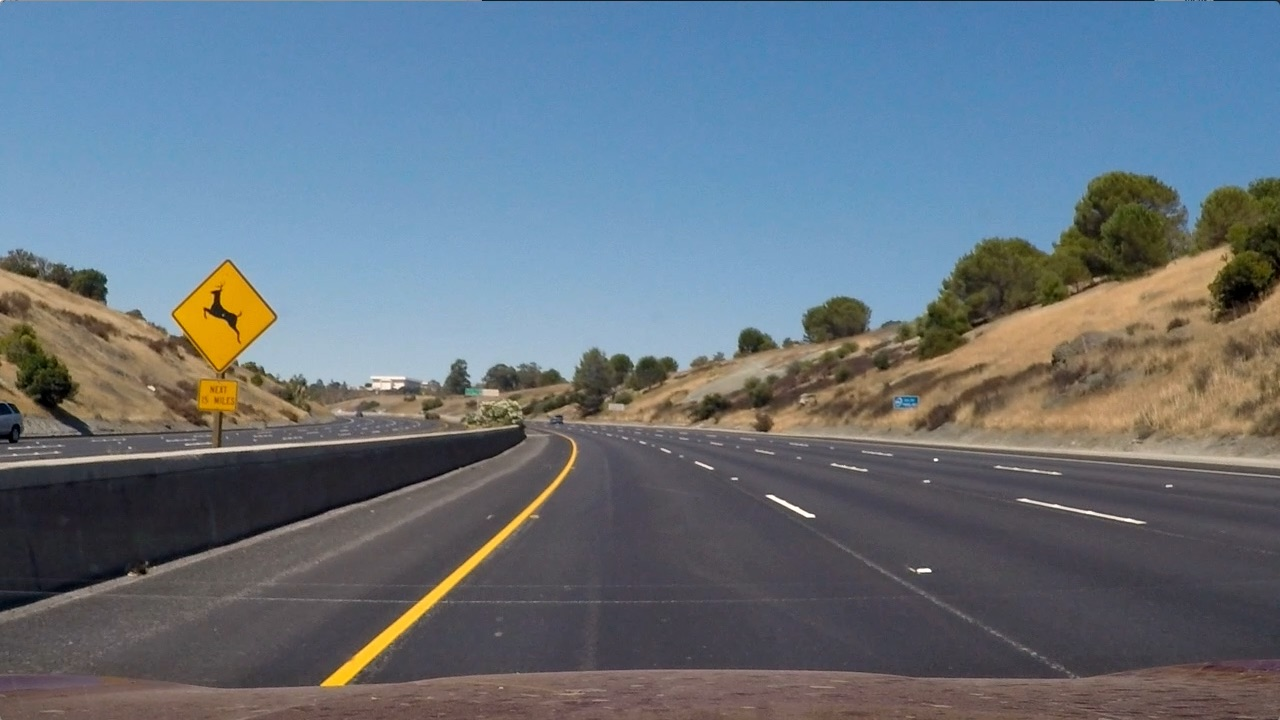
#> input picture test_images/test2.jpg, 1280 x 720 px, found by its file name
$ python Perspective_transform.py   (older library calls are emulated)
#> lines starting #> are read from the running program, lines starting #| are printed output that depends on the picture; after the words box and inside, x2 and y2 are one past the last pixel; in counts of white or black regions, pixels touching at a corner belong together
### Code/Threshold_combined.py
import numpy as np
import cv2
import matplotlib.pyplot as plt
import matplotlib.image as mpimg
import pickle

def abs_sobel_thresh(img, orient='x', thresh_min=20, thresh_max=100):
    """
    Takes an image, gradient orientation, and threshold min/max values
    """
    # Convert to grayscale
    gray = cv2.cvtColor(img, cv2.COLOR_RGB2GRAY)
    # Apply x or y gradient with the OpenCV Sobel() function
    # and take the absolute value
    if orient == 'x':
        abs_sobel = np.absolute(cv2.Sobel(gray, cv2.CV_64F, 1, 0))
    if orient == 'y':
        abs_sobel = np.absolute(cv2.Sobel(gray, cv2.CV_64F, 0, 1))
    # Rescale back to 8 bit integer
    scaled_sobel = np.uint8(255*abs_sobel/np.max(abs_sobel))
    # Create a copy and apply the threshold
    binary_output = np.zeros_like(scaled_sobel)
    # inclusive (>=, <=) thresholds
    binary_output[(scaled_sobel >= thresh_min) & (scaled_sobel <= thresh_max)] = 1

    # Return the result
    return binary_output

def mag_thresh(img, sobel_kernel=3, mag_thresh=(30, 100)):
    """
    Return the magnitude of the gradient
    for a given sobel kernel size and threshold values
    """
    # Convert to grayscale
    gray = cv2.cvtColor(img, cv2.COLOR_RGB2GRAY)
    # Take both Sobel x and y gradients
    sobelx = cv2.Sobel(gray, cv2.CV_64F, 1, 0, ksize=sobel_kernel)
    sobely = cv2.Sobel(gray, cv2.CV_64F, 0, 1, ksize=sobel_kernel)
    # Calculate the gradient magnitude
    gradmag = np.sqrt(sobelx**2 + sobely**2)
    # Rescale to 8 bit
    scale_factor = np.max(gradmag)/255
    gradmag = (gradmag/scale_factor).astype(np.uint8)
    # Create a binary image of ones where threshold is met, zeros otherwise
    binary_output = np.zeros_like(gradmag)
    binary_output[(gradmag >= mag_thresh[0]) & (gradmag <= mag_thresh[1])] = 1

    # Return the binary image
    return binary_output


def dir_threshold(img, sobel_kernel=3, thresh=(0, np.pi/2)):
    """
    Return the direction of the gradient
    for a given sobel kernel size and threshold values
    """
    # Convert to grayscale
    gray = cv2.cvtColor(img, cv2.COLOR_RGB2GRAY)
    # Calculate the x and y gradients
    sobelx = cv2.Sobel(gray, cv2.CV_64F, 1, 0, ksize=sobel_kernel)
    sobely = cv2.Sobel(gray, cv2.CV_64F, 0, 1, ksize=sobel_kernel)
    # Take the absolute value of the gradient direction,
    # apply a threshold, and create a binary image result
    absgraddir = np.arctan2(np.absolute(sobely), np.absolute(sobelx))
    binary_output =  np.zeros_like(absgraddir)
    binary_output[(absgraddir >= thresh[0]) & (absgraddir <= thresh[1])] = 1

    # Return the binary image
    return binary_output

def hls_thresh(img, thresh=(100, 255)):
    """
    Convert RGB to HLS and threshold to binary image using S channel
    """
    hls = cv2.cvtColor(img, cv2.COLOR_RGB2HLS)
    s_channel = hls[:,:,2]
    binary_output = np.zeros_like(s_channel)
    binary_output[(s_channel > thresh[0]) & (s_channel <= thresh[1])] = 1
    return binary_output

def combined_thresh(img):
    abs_bin = abs_sobel_thresh(img, orient='x', thresh_min=50, thresh_max=255)
    mag_bin = mag_thresh(img, sobel_kernel=3, mag_thresh=(50, 255))
    dir_bin = dir_threshold(img, sobel_kernel=15, thresh=(0.7, 1.3))
    hls_bin = hls_thresh(img, thresh=(170, 255))

    combined = np.zeros_like(dir_bin)
    combined[(abs_bin == 1 | ((mag_bin == 1) & (dir_bin == 1))) | hls_bin == 1] = 1

    return combined, abs_bin, mag_bin, dir_bin, hls_bin

# [29 lines that do not run on import are left out]

### Code/Perspective_transform.py
import numpy as np
import cv2
import matplotlib.pyplot as plt
import matplotlib.image as mpimg
import pickle
from Threshold_combined import combined_thresh

def perspective_transform(img):

    img_size = (img.shape[1], img.shape[0])

    src = np.float32(
        [[200, 720],
        [1100, 720],
        [595, 450],
        [685, 450]])
    dst = np.float32(
        [[300, 720],
        [980, 720],
        [300, 0],
        [980, 0]])

    m = cv2.getPerspectiveTransform(src, dst)
    m_inv = cv2.getPerspectiveTransform(dst, src)

    warped = cv2.warpPerspective(img, m, img_size, flags=cv2.INTER_LINEAR)
    unwarped = cv2.warpPerspective(warped, m_inv, (warped.shape[1], warped.shape[0]), flags=cv2.INTER_LINEAR)  # DEBUG

    return warped, unwarped, m, m_inv

if __name__ == '__main__':
    img_file = 'test_images/test2.jpg'

    with open('calibrate_camera.p', 'rb') as f:
#> (reads Code/calibrate_camera.p from the repository)
        save_dict = pickle.load(f)
    mtx = save_dict['mtx']
    dist = save_dict['dist']

    img = mpimg.imread(img_file)
#> img is the input picture: shape (720, 1280, 3); mean R, G, B 102.8, 114.6, 125.5
    img = cv2.undistort(img, mtx, dist, None, mtx)

    img, abs_bin, mag_bin, dir_bin, hls_bin = combined_thresh(img)
#> in combined_thresh, `abs_bin = abs_sobel_thresh(img, orient='x', thresh_min=50, thresh_max=..`:
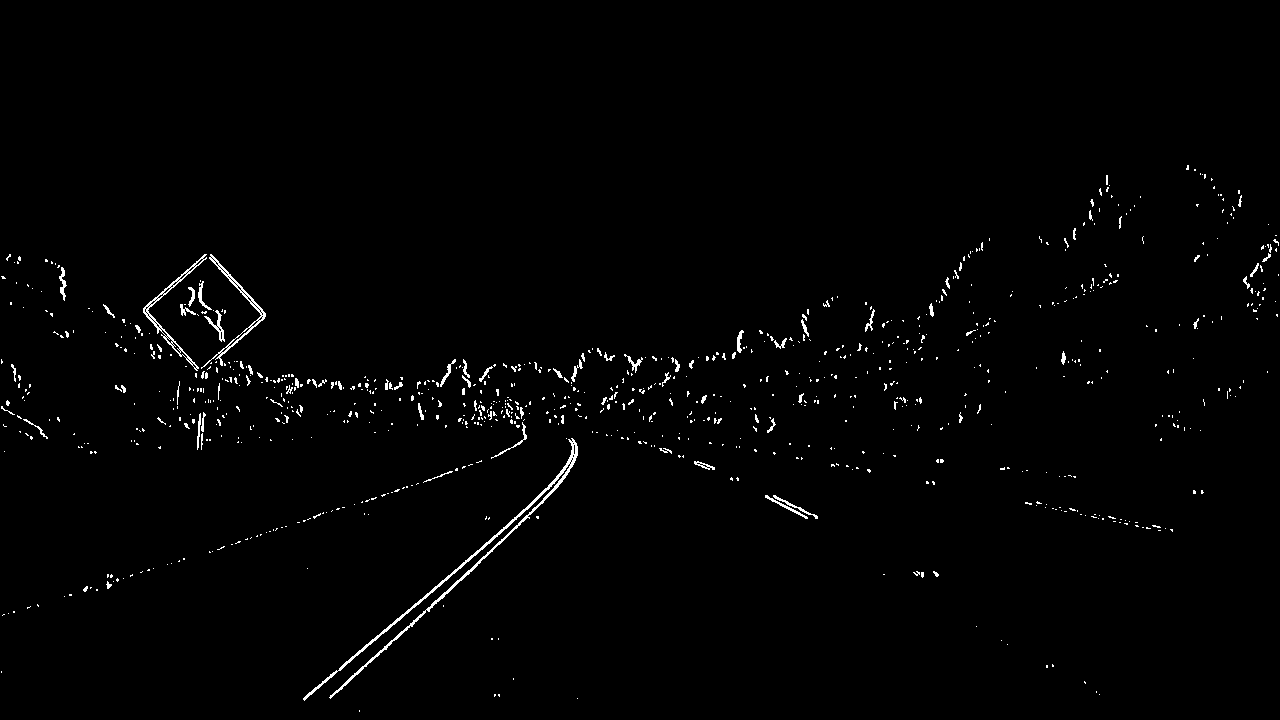
#> abs_bin: shape (720, 1280); values 0 (black) and 1 (white), 1.2% white in thin lines or dots, all inside (x1, y1, x2, y2) = (1, 165, 1279, 712)
#> in mag_thresh, `scale_factor = np.max(gradmag)/255`: scale_factor = 2.86
#> in combined_thresh, `mag_bin = mag_thresh(img, sobel_kernel=3, mag_thresh=(50, 255))`: mag_bin: shape (720, 1280); values 0 (black) and 1 (white), 3% white in thin lines or dots, all inside (x1, y1, x2, y2) = (0, 160, 1280, 719)
#> in combined_thresh, `dir_bin = dir_threshold(img, sobel_kernel=15, thresh=(0.7, 1.3))`:
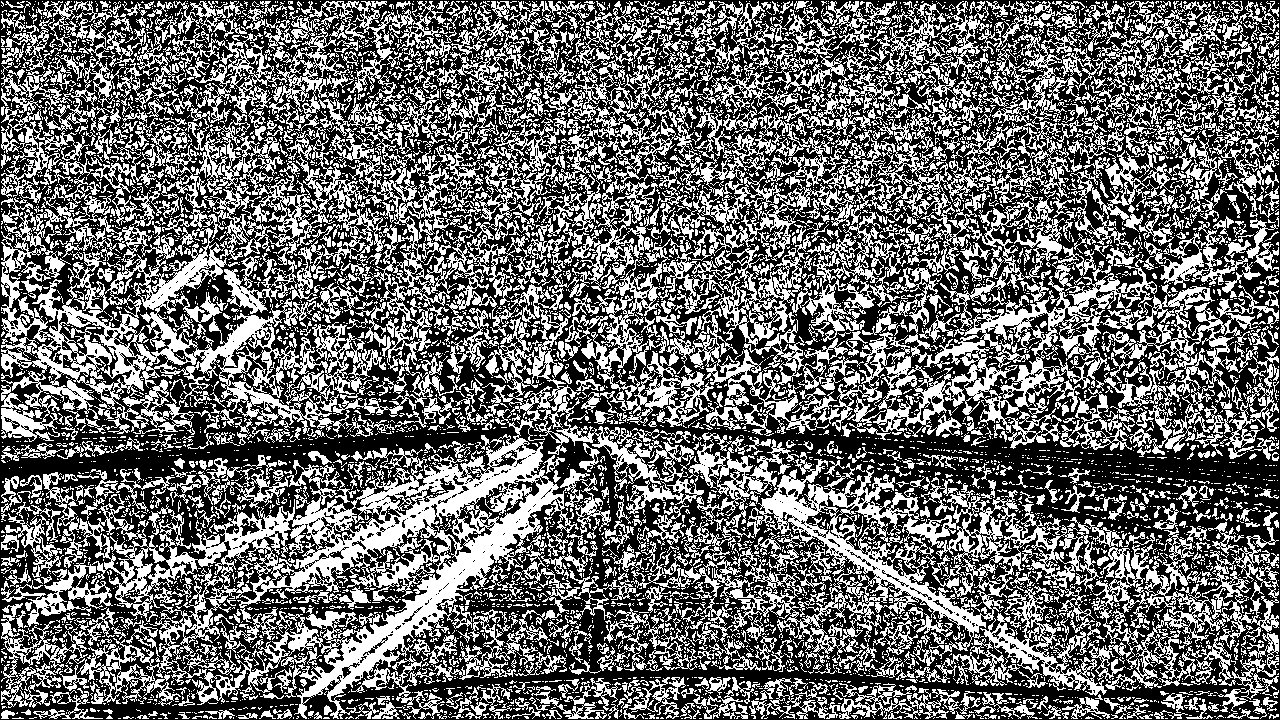
#> dir_bin: shape (720, 1280) float64; values 0 (black) and 1 (white), 41.8% white; 6703 white regions (5621 under 20 px), largest, box (x1, y1, x2, y2) and area: (1, 409, 611, 719) 47197, (1, 111, 388, 434) 36787, (631, 452, 1103, 667) 21515
#> in hls_thresh, `hls = cv2.cvtColor(img, cv2.COLOR_RGB2HLS)`: hls: shape (720, 1280, 3); mean of channels 0, 1, 2 87.8, 114.9, 64.1
#> in hls_thresh, `s_channel = hls[:,:,2]`:
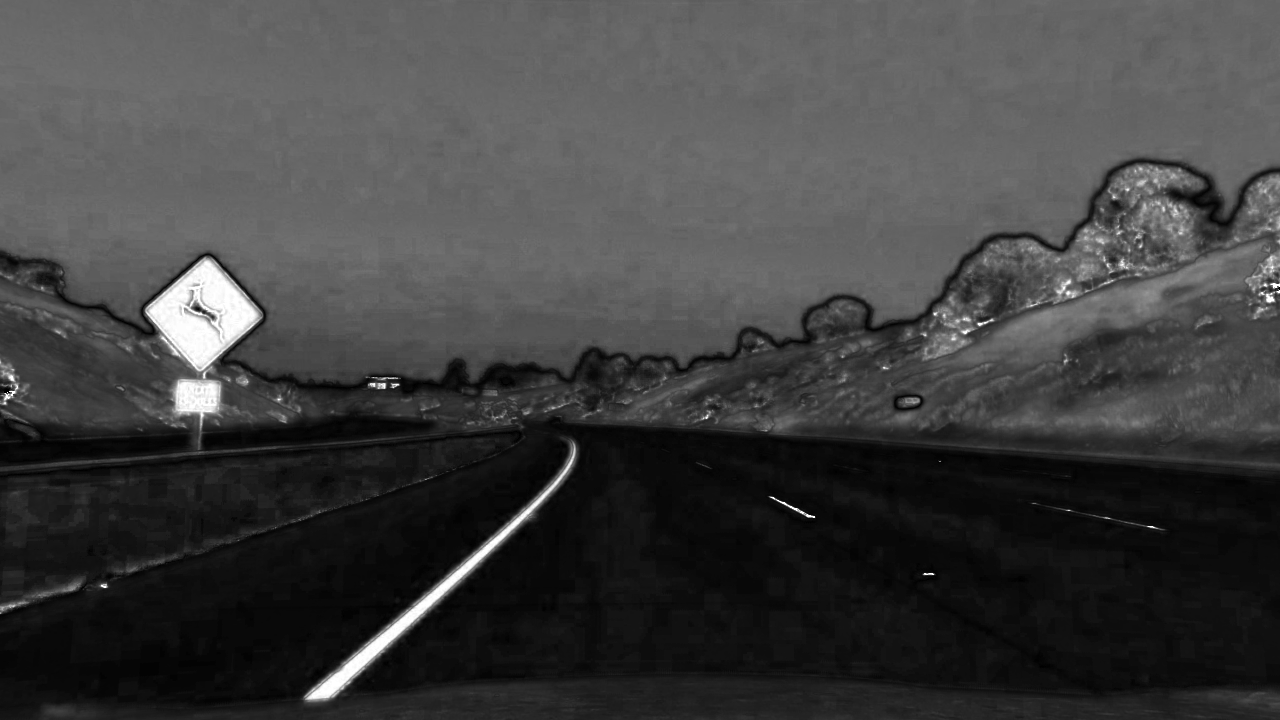
#> s_channel: shape (720, 1280); min 0, max 255, mean 64.1
#> in combined_thresh, `hls_bin = hls_thresh(img, thresh=(170, 255))`: hls_bin: shape (720, 1280); values 0 (black) and 1 (white), 1.4% white; 130 white regions (111 under 20 px), largest, box (x1, y1, x2, y2) and area: (146, 258, 259, 371) 6712, (306, 446, 575, 700) 3110, (174, 379, 221, 425) 1432
#> img: shape (720, 1280) float64; values 0 (black) and 1 (white), 2.4% white; 934 white regions (845 under 20 px), largest, box (x1, y1, x2, y2) and area: (143, 254, 266, 379) 7667, (303, 438, 578, 701) 4620, (174, 379, 221, 450) 1550

    warped, unwarped, m, m_inv = perspective_transform(img)
#> in perspective_transform, `warped = cv2.warpPerspective(img, m, img_size, flags=cv2.INTER_LINEAR)`:
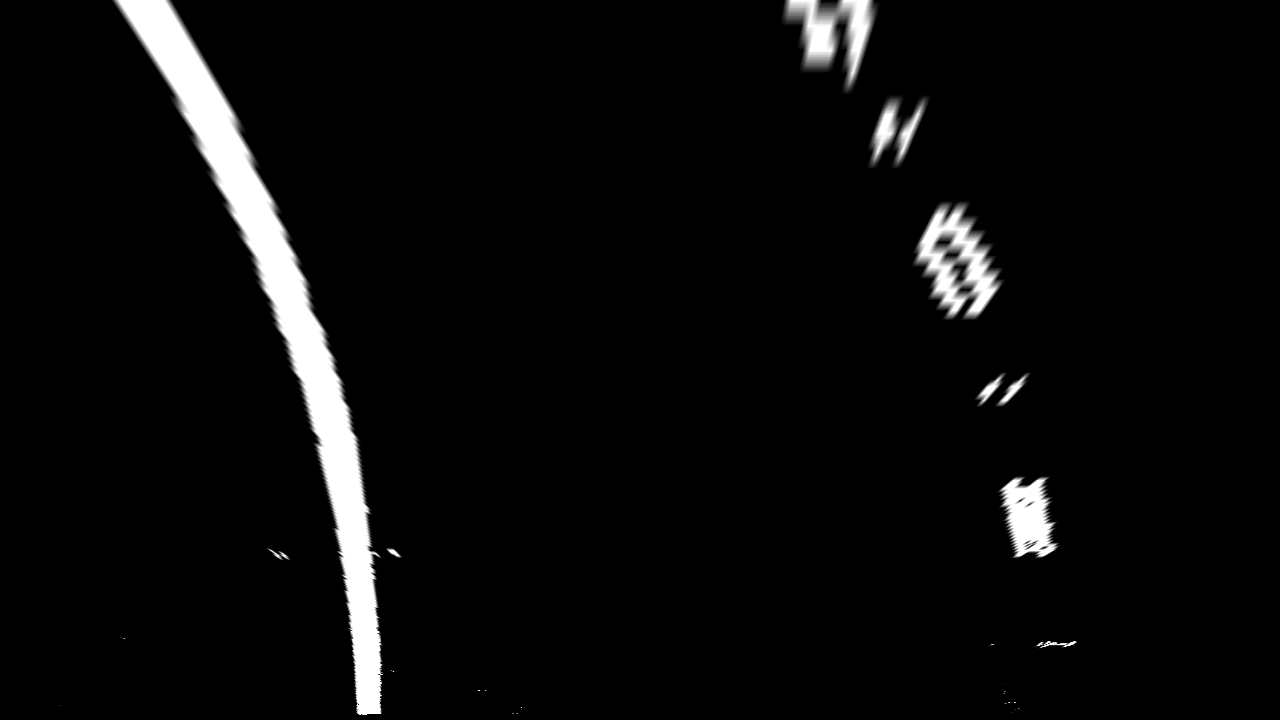
#> warped: shape (720, 1280) float64; min 0, max 1, mean 0.0434
#> m = [[-0.54, -1.5, 976.4], [0, -1.9, 857.1], [0, -0.00238, 1]]; m_inv = [[0.132, -0.799, 555.3], [0, -0.525, 450], [-2.16e-19, -0.00125, 1]]

    plt.imshow(warped, cmap='gray', vmin=0, vmax=1)
    plt.show()

    plt.imshow(unwarped, cmap='gray', vmin=0, vmax=1)
    plt.show()
